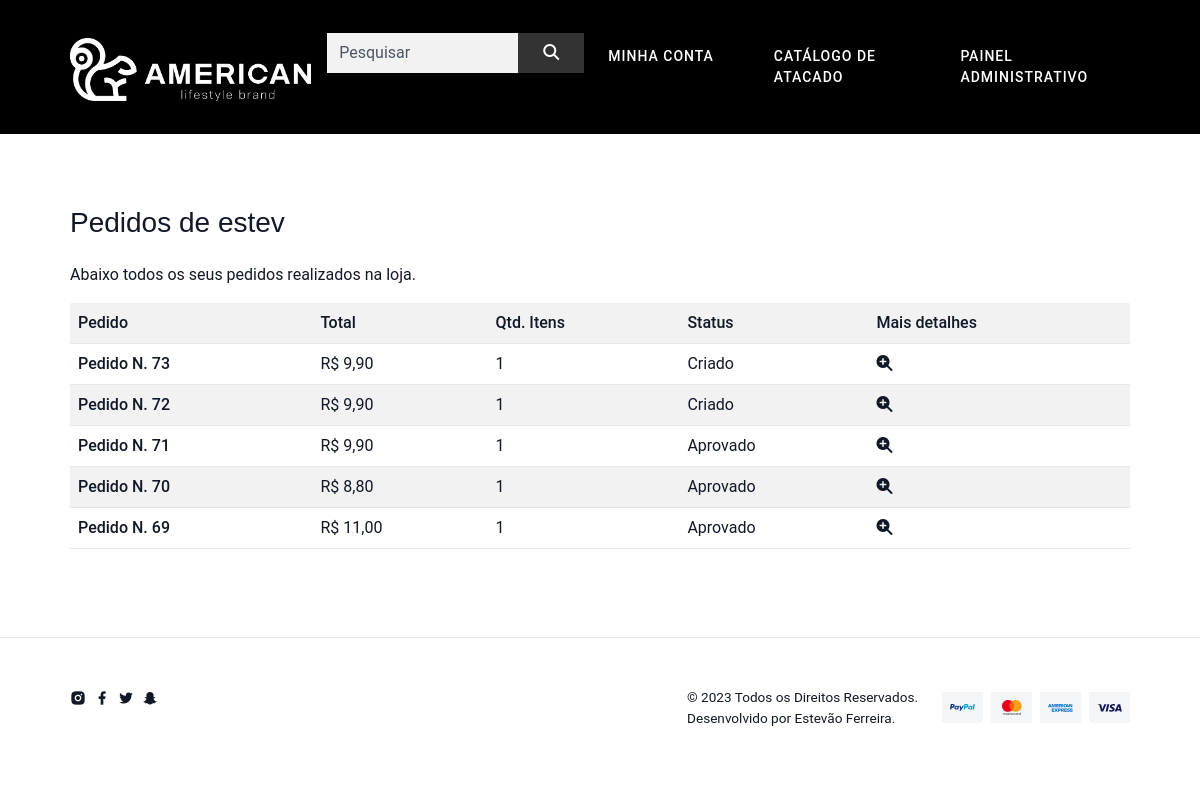
/pedido/lista/ (signed in), run on the app's committed database.
### pedido/models.py (models this page shows, shortened)
class Pedido(models.Model):
    usuario = models.ForeignKey(User, on_delete=models.CASCADE)
    total = models.FloatField()
    qtd_total = models.PositiveIntegerField()
    status = models.CharField(
        default="C",
        max_length=1,
        choices=(
            ('C', 'Criado'),
            ('A', 'Aprovado'),
        )
    )
    data = models.DateField(default=timezone.now,
                            verbose_name='Data do pedido')
    pagamento = models.CharField(
        default="C",
        max_length=1,
        choices=(
            ('C', 'Cartão'),
            ('D', 'Dinheiro'),
        )
    )
    vendedor = models.ForeignKey(
        Vendedor, on_delete=models.CASCADE, blank=True, null=True)
    def __str__(self):
        return f'Pedido N. {self.pk}'

### pedido/views.py (the view)
# urls.py: path('lista/', views.Lista.as_view(), name='lista'),
class Lista(DispatchLoginRequiredMixin, ListView):
    model = Pedido
    context_object_name = 'pedidos'
    template_name = 'pedido/lista.html'
    paginate_by = 10
    ordering = ['-id']
    def get_context_data(self, **kwargs):
        context = super().get_context_data(**kwargs)
        context['categorias'] = models.Categoria.objects.all()
        return context

### pedido/views.py (called while the page is built)
    def dispatch(self, *args, **kwargs):
        if not self.request.user.is_authenticated:
            return redirect('perfil:criar')
        return super().dispatch(*args, **kwargs)

    def get_queryset(self, *args, **kwargs):
        qs = super().get_queryset(*args, **kwargs)
        qs = qs.filter(usuario=self.request.user)
        return qs

### produto/templatetags/omfilters.py (called while the page is built)
@register.filter
def formata_preco(val):
    return utils.formata_preco(val)

### utils/utils.py (called while the page is built)
def formata_preco(val):
    return f'R$ {val:.2f}'.replace('.', ',')

### pedido/templates/pedido/lista.html (shortened to what this page needs)
{% extends 'base.html' %}
{% load omfilters %}
{% block conteudo %}
<section class="mt-0 ">
    <div class="container-fluid mt-5">
        <div class="row">
            <div class="col">
                <br>
                <h3 class="mb-4">Pedidos de {{ user }}</h3>
                <p>Abaixo todos os seus pedidos realizados na loja.</p>
                <div class="table-responsive">
                    <table class="table table-striped">
                        <tr>
                            <th scope="col">Pedido</th>
                            <th scope="col">Total</th>
                            <th scope="col">Qtd. Itens</th>
                            <th scope="col">Status</th>
                            <th scope="col">Mais detalhes</th>
                        </tr>
                        {% for pedido in pedidos %}
                        <tr>
                            <th scope="row">{{ pedido }}</td>
                            <td>{{ pedido.total|formata_preco }}</td>
                            <td>{{ pedido.qtd_total }}</td>
                            <td>{{ pedido.get_status_display }}</td>
                            <td>
                                <a href="{% url 'pedido:detalhe' pedido.id %}">
                                    <i class="fa fa-search-plus ml-2"></i>
                                </a>
                            </td>
                        </tr>
                        {% endfor %}
                    </table>
                </div>
            </div>
        </div>
    </div>
</section>
{% endblock %}

### templates/static/css/libs.bundle.css (style rules this page uses)
:root { --swiper-theme-color: #007aff }
:root { --swiper-navigation-size: 44px }

### data on the page
Pedido: id "Pedido N. 73", total "R$ 9,90", qtd_total "1", status "Criado"
Pedido: id "Pedido N. 72", total "R$ 9,90", qtd_total "1", status "Criado"
Pedido: id "Pedido N. 71", total "R$ 9,90", qtd_total "1", status "Aprovado"
Pedido: id "Pedido N. 70", total "R$ 8,80", qtd_total "1", status "Aprovado"
Pedido: id "Pedido N. 69", total "R$ 11,00", qtd_total "1", status "Aprovado"

### other printed values
{{ user }} "estev"
